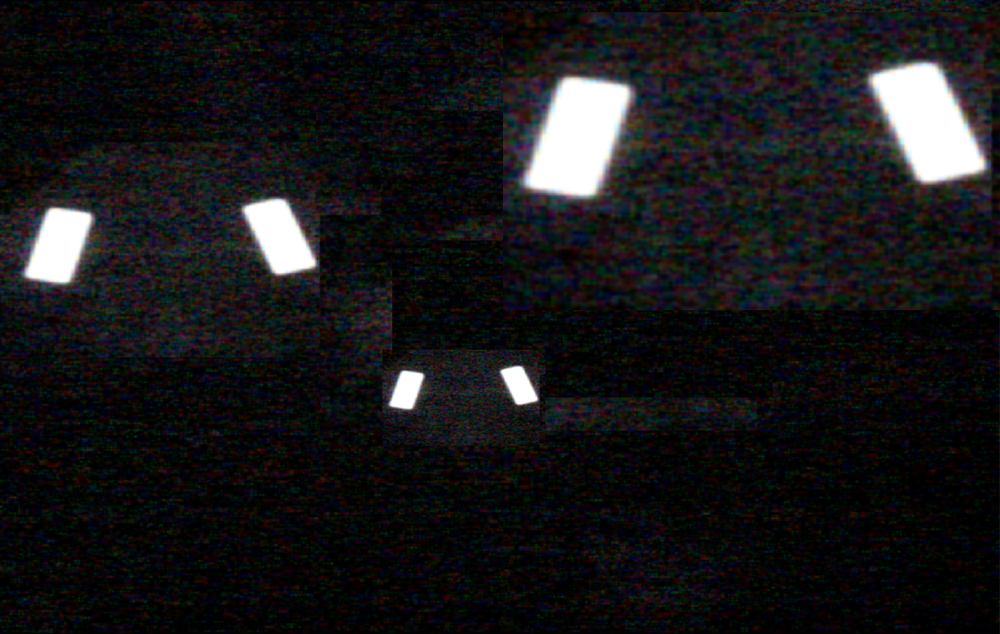
#> input picture test.png, 1000 x 634 px, shrunk from 1318 x 836 before the run
$ python -i vision.py   (imports and definitions only)
#> lines starting #> are read from the running program, lines starting #| are printed output that depends on the picture; after the words box and inside, x2 and y2 are one past the last pixel; in counts of white or black regions, pixels touching at a corner belong together
import cv2
import numpy as np


class Vision:
    # Define range of threshold in HSV.
    sensitivity = 15
    lower_range = np.array([0, 0, 255 - sensitivity])
    upper_range = np.array([255, sensitivity, 255])

    min_area = 250

    @staticmethod
    def process_image(image):
        """Identifies all reflective tapes and determines error from the largest one.
        :param image: Image to identify tapes on.
        :return: Error from -1 to 1 that the camera has from the tape.
        """
        rows, cols = image.shape[:2]

        contours = Vision.find_contours(image)
        bounding_boxes = Vision.group_contours(contours)

        # Loop through each bounding box and compute which has the largest area
        if bounding_boxes:
            largest_bounding_box = max(bounding_boxes, key=lambda rect: rect[2] * rect[3])
            x_value_to_align_to = largest_bounding_box[0] + largest_bounding_box[2] / 2
            error = (x_value_to_align_to - (cols / 2)) / (cols / 2)  # error scaled down to -1 to 1
            area = largest_bounding_box[2] * largest_bounding_box[3]

            return error, area

        return 0, 0

    @staticmethod
    def debug_image(image):
        """Draws contours and bounding boxes on an image.
        :param image: Image to identify tapes on.
        :return: Bounded image.
        """
        contours = Vision.find_contours(image)
        bounding_boxes = Vision.group_contours(contours)

        for bounding_box in bounding_boxes:
            x, y, w, h = bounding_box
            cv2.rectangle(image, (x, y), (x + w, y + h), (0, 255, 0), 2)

        for contour in contours:
            cv2.drawContours(image, [np.int0(cv2.boxPoints(cv2.minAreaRect(contour)))], 0, (0, 0, 255), 2)

        return image

    @staticmethod
    def find_contours(image):
        """Finds, filters, and sorts contours from an image.
        :param image: Image to find contours on.
        :return: A list of contours.
        """
        # Convert BGR to HSV
        hsv = cv2.cvtColor(image, cv2.COLOR_BGR2HSV)

        # Threshold HSV to only get white target
        mask = cv2.inRange(hsv, Vision.lower_range, Vision.upper_range)

        # Find contours
        contours, _ = cv2.findContours(mask, cv2.RETR_TREE, cv2.CHAIN_APPROX_NONE)

        processed_contours = Vision.sort_left_to_right(Vision.filter_area(contours))

        return processed_contours

    @staticmethod
    def group_contours(contours):
        """Groups contours into bounding boxes
        :param contours: Contours to group.
        :return: Bounding boxes around the grouped contours.
        """
        bounding_boxes = []

        grouped = []

        # Loop through each contour(tape) with an index, sorted and filtered
        for idx, tape in enumerate(contours[:-1]):
            if idx in grouped:
                continue

            # Get the current indexed contour and next index contour in the list
            left_tape = contours[idx]
            right_tape = contours[idx + 1]

            left_slope = Vision.slope(left_tape)
            right_slope = Vision.slope(right_tape)

            # Compare slopes and run
            if left_slope > 0 > right_slope:
                # Bound a rectangle on the two contours and get the (x,y) of the top left coordinate and the rectangle's width and height
                xL, yL, wL, hL = cv2.boundingRect(left_tape)
                xR, yR, wR, hR = cv2.boundingRect(right_tape)

                # Assign x, y, width, and height to a tuple that represents a rectangle
                left_rect = (xL, yL, wL, hL)
                right_rect = (xR, yR, wR, hR)

                # Combine the two rectangles by computing its union (creating a bounding box around the two pieces of tape)
                combined_rect = Vision.union(left_rect, right_rect)

                # Add combined_rect to the list of bounding_boxes
                bounding_boxes.append(combined_rect)

                grouped.append(idx)
                grouped.append(idx + 1)

        return bounding_boxes

    @staticmethod
    def slope(cnt):
        """Finds two points on a line fitted to a contour
        :param cnt: Contour to fit line to.
        :return: Slope of the line
        """
        vx, vy, x0, y0 = cv2.fitLine(cnt, cv2.DIST_L2, 0, 0.01, 0.01)
        return vy / vx

    @staticmethod
    def filter_area(contours):
        """Filters out contours with an area of less than min_area (pixels squared)
        :param contours: Contours to filter.
        :return: Filtered contours.
        """
        return filter(lambda contour: cv2.contourArea(contour) > Vision.min_area, contours)

    @staticmethod
    def sort_left_to_right(contours):
        """Sorts contours from left to right.
        :param contours: Contours to sort.
        :return: Contours sorted from left to right.
        """
        return sorted(contours, key=lambda contour: cv2.boundingRect(contour)[0], reverse=True)

    @staticmethod
    def union(a, b):
        """Creates a larger rectangle containing two smaller ones
        :param a: First rectangle as a tuple: (x, y, w, h)
        :param b: Second rectangle as a tuple: (x, y, w, h)
        :return: Larger rectangle containing both smaller rectangles as a tuple: (x, y, w, h)
        """
        x = min(a[0], b[0])
        y = min(a[1], b[1])
        w = max(a[0] + a[2], b[0] + b[2]) - x
        h = max(a[1] + a[3], b[1] + b[3]) - y
        return x, y, w, h

>>> import cv2
>>> picture = cv2.imread('../../test.png')
#> picture is the input picture: shape (634, 1000, 3); mean B, G, R 25.2, 23.9, 24.1
>>> result = Vision().debug_image(picture)
#> in find_contours, `hsv = cv2.cvtColor(image, cv2.COLOR_BGR2HSV)`: hsv: shape (634, 1000, 3); mean H, S, V 83.2, 181.1, 32.1
#> in find_contours, `mask = cv2.inRange(hsv, Vision.lower_range, Vision.upper_range)`:
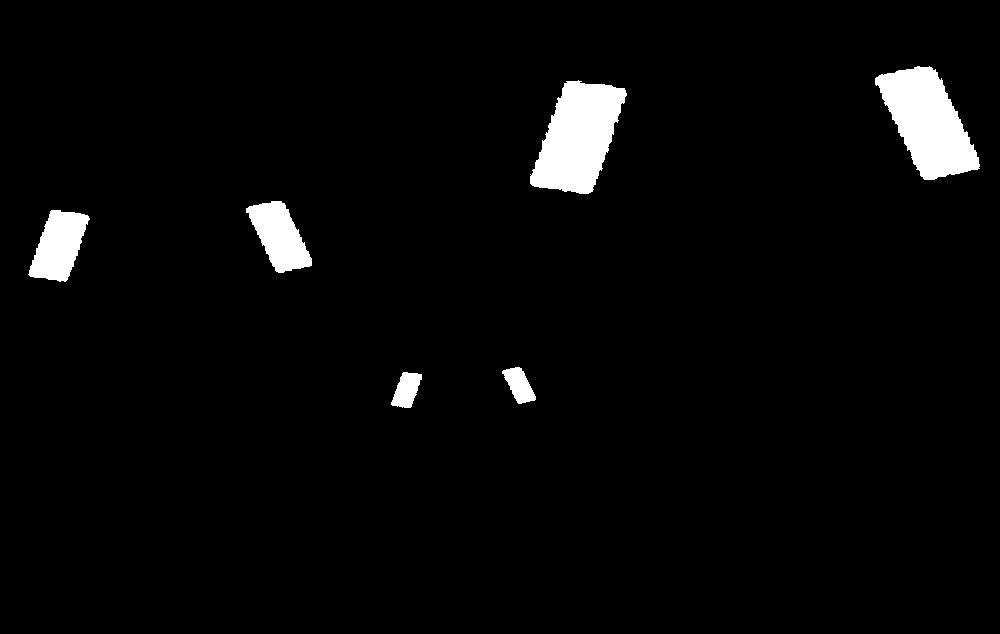
#> mask: shape (634, 1000); 3.3% white; 6 white regions
#> in find_contours, `contours, _ = cv2.findContours(mask, cv2.RETR_TREE, cv2.CHAIN_APPROX_N..`: contours = 6 contours; box (x1, y1, x2, y2) and area: (530, 80, 627, 194) 6845, (875, 66, 980, 180) 6711, (28, 210, 90, 282) 2686, (246, 201, 312, 273) 2634, (391, 372, 422, 408) 674, (502, 367, 536, 404) 669
#> in find_contours, `processed_contours = Vision.sort_left_to_right(Vision.filter_area(cont..`: processed_contours has the same summary as contours
#> the loop in group_contours, `for idx, tape in enumerate(contours[:-1]):` made 5 passes
#> (left_slope, right_slope, xL, yL) on passes 1, 3, 5: ([1.53], [-2.08], 875, 66), ([1.56], [-1.91], 502, 367), ([1.55], [-2.01], 246, 201)
#> after the loop in group_contours, `for idx, tape in enumerate(contours[:-1]):`: bounding_boxes = [(530, 66, 450, 128), (391, 367, 145, 41), (28, 201, 284, 81)]; grouped = [0, 1, 2, 3, 4, 5]
#> the loop in debug_image, `for bounding_box in bounding_boxes:` made 3 passes
#> after the loop in debug_image, `for bounding_box in bounding_boxes:`:
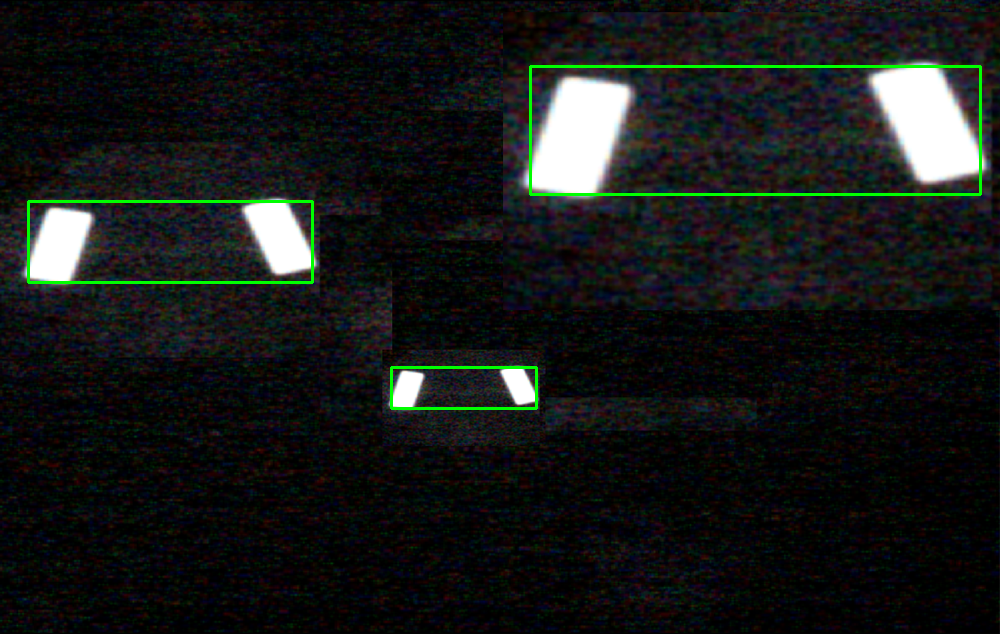
#> image: shape (634, 1000, 3); 1.07% of pixels changed, all inside (x1, y1, x2, y2) = (27, 65, 982, 410)
#> the loop in debug_image, `for contour in contours:` made 6 passes
#> after the loop in debug_image, `for contour in contours:`:
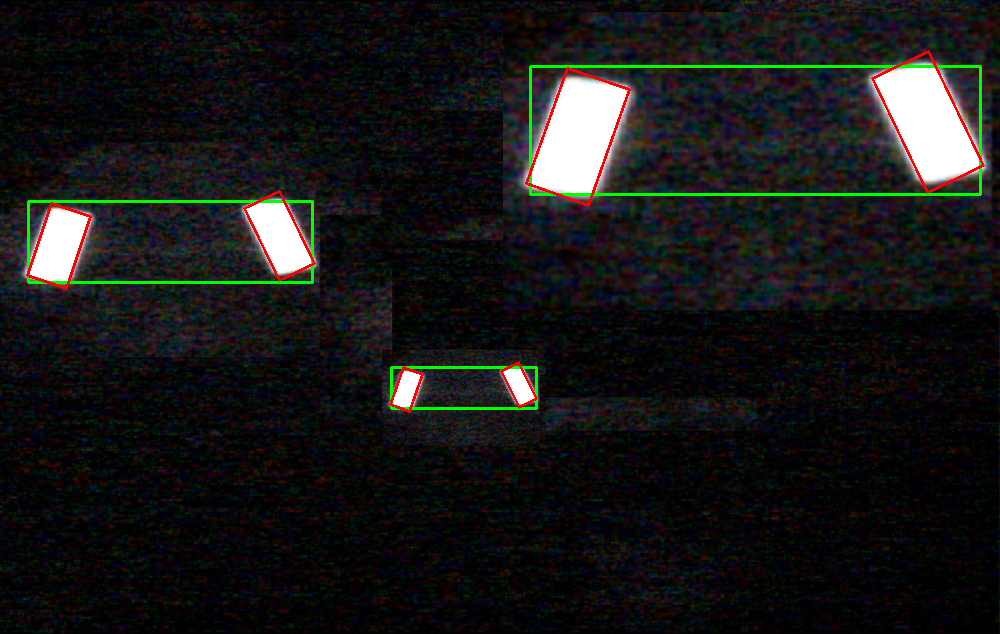
#> image: shape (634, 1000, 3); 0.61% of pixels changed, all inside (x1, y1, x2, y2) = (26, 50, 985, 413)
